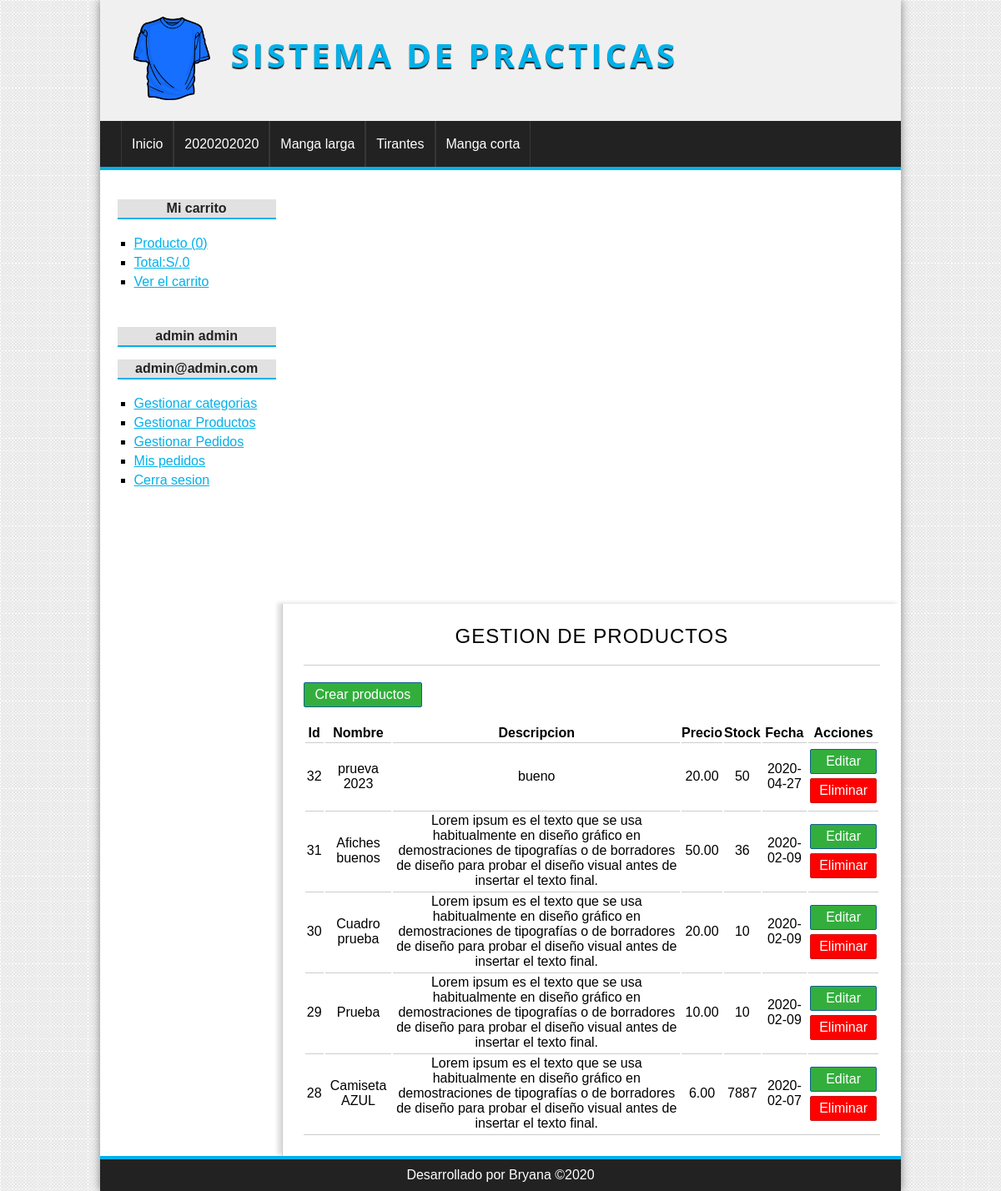
Page /producto/gestion (signed in) on the committed database.
### tables this page shows
CREATE TABLE IF NOT EXISTS `categorias` (
  `id` int(255) NOT NULL AUTO_INCREMENT,
  `nombre` varchar(100) NOT NULL,
  PRIMARY KEY (`id`)
);

CREATE TABLE IF NOT EXISTS `productos` (
  `id` int(255) NOT NULL AUTO_INCREMENT,
  `categoria_id` int(255) NOT NULL,
  `nombre` varchar(100) NOT NULL,
  `descripcion` text,
  `precio` float(100,2) NOT NULL,
  `stock` int(255) NOT NULL,
  `oferta` varchar(2) DEFAULT NULL,
  `fecha` date NOT NULL,
  `imagen` varchar(255) DEFAULT NULL,
  PRIMARY KEY (`id`),
  KEY `fk_producto_categoria` (`categoria_id`)
);

### config/db.php (called while the page is built)
<?php
class Database
{
	public static function connect()
	{
		$bd = new mysqli('localhost','root','','tienda_master');
		$bd ->query("SET NAMES 'UTF-8'");
		return $bd;
	}
}
?>

### helpers/utils.php (called while the page is built, shortened)
<?php
class Utils{
	public static function showCategorias(){
		require_once 'models/categoria.php';
		$categoria = new Categoria();
		$categorias = $categoria->getAll();
		return $categorias;
	}
}
?>

### models/categoria.php (called while the page is built, shortened)
<?php
class Categoria{
	private $db;
	public function __construct(){
		$this->db = Database::connect();
	}
	public function getAll(){
		$categorias = $this->db->query("SELECT * FROM categorias ORDER BY id DESC ");
		return $categorias;
	}
}
?>

### controllers/productoController.php (called while the page is built, shortened)
<?php
require_once 'models/producto.php';
class productoController{
	public function gestion(){
		$producto = new producto();
		$productos = $producto->getAll();
		require_once 'views/producto/gestion.php';
	}
}
?>

### models/producto.php (called while the page is built, shortened)
<?php
class producto{
    private $db;
	public function __construct(){
		$this->db = Database::connect();
	}
	public function getAll(){
		$productos = $this->db->query("SELECT * FROM productos ORDER BY id DESC");
		return $productos;
	}
}
?>

### views/producto/gestion.php (the view, shortened to what this page needs)
<h1>GESTION DE PRODUCTOS</h1>
<a href="<?=base_url?>producto/crear" class="button button-small">
Crear productos
</a>
<table >
	<tr>
		<th>Id</th>
		<th>Nombre</th>
		<th>Descripcion</th>
		<th>Precio</th>
		<th>Stock</th>
		<th>Fecha</th>
		<th>Acciones</th>
	</tr>
	<?php while ($pro = $productos->fetch_object()):?>
		<tr>
			<td><?= $pro->id;?></td>
			<td><?= $pro->nombre;?></td>
			<td><?= $pro->descripcion;?></td>
			<td><?= $pro->precio;?></td>
			<td><?= $pro->stock;?></td>
			<td><?= $pro->fecha;?></td>
			<td>
				<a class="button button-gestion" href="<?=base_url?>producto/editar&id=<?=$pro->id?>">Editar</a>
				<a class="button button-gestion button-red" href="<?=base_url?>producto/eliminar&id=<?=$pro->id?>">Eliminar</a>
			</td>
		</tr>
	<?php endwhile; ?>
</table>

### views/layout/header.php (shortened to what this page needs)
<!DOCTYPE html>
<html lang="es">
<head>
	<link rel="stylesheet" href="<?=base_url?>assets/css/styles.css">
</head>
<body>
	<div id="container">
		<header id="header">
			<div id="logo">
				<img src="<?=base_url?>assets/img/camiseta.png" alt="TIENDA ONLINE">
				<a href="<?=base_url?>">
					SISTEMA DE PRACTICAS
				</a>
			</div>
		</header>
		<?php $categorias = Utils::showCategorias();?>
		<nav id="menu" class="">
			<ul>
				<li>
					<a href="<?=base_url?>">Inicio</a>
				</li>
				<?php while ($cat = $categorias->fetch_object()): ?>
					<li>
						<a href="<?=base_url?>categoria/ver&id=<?=$cat->id?>"><?=$cat->nombre?></a>
					</li>
				<?php endwhile;?>
			</ul>
		</nav>
		<div id="content">

### assets/css/styles.css (style rules this page uses)
* { padding: 0px; margin: 0px; font-family: sans-serif, Helvetica, Arial; }
body { background: url(../img/bg.png); }
a { color: #01B1EA; }
table { text-align: center; width: 100%; border-bottom: 1px solid #ccc; }
td { border-top: 1px solid #ccc; padding: 2px; }
#container { width: 80%; margin: 0px auto; box-shadow: 0px 0px 10px gray; background: white; }
#header { height: 145px; background: #F0F0F0; }
#logo { padding: 20px; margin-left: 20px; float:left; }
#logo img { float:left; height: 100px; }
#logo a { float:left; font-size: 40px; letter-spacing: 4px; font-family: 'Open Sans', Helvetica, Arial; text-transform: uppercase; color: #01B1EA; font-weight: bold; text-decoration: none; margin-top: 18px; margin-left: 25px; text-shadow: 0px 2px 1px #222222; transition: all 300ms; }
#menu { clear:both; background: #222; color: white; height: 55px; border-bottom: 4px solid #01B1EA; }
#menu ul { list-style: none; text-decoration: none; margin: 0px auto; margin-left: 25px; }
#menu ul li { line-height: 55px; float:left; border-right: 1px solid #363636; }
#menu a { display: block; color: white; text-decoration: none; padding-left: 12px; padding-right: 12px; transition: all 300ms; }
#menu a:first-child { border-left: 1px solid #363636; }
#content { margin: 0px auto; overflow: hidden; background: white; }
input[type="button"], input[type="submit"], button, .button { display: block; border-radius: 2px; width: auto; padding: 5px; padding-left: 10px; padding-right: 10px; color: white; background: #2979CD; border: 1px solid #11608E; cursor:pointer; }
.button { background: #33AE3D; color: white !important; text-decoration: none; }
.button-small { width: 120px; text-align: center; margin-bottom: 20px; }
.button-gestion { margin-top: 5px; margin-bottom: 5px; }
.button-red { background: red; border: 1px solid #cf1717; }
#central h1 { font-size: 24px; font-weight: normal; letter-spacing: 1px; text-align: center; border-bottom: 1px solid #ccc; margin-bottom: 20px; padding: 20px; padding-top: 0px; }

### rows in the picture
categorias: nombre "2020202020"
categorias: nombre "Manga larga"
categorias: nombre "Tirantes"
categorias: nombre "Manga corta"
productos: id "32", nombre "prueva 2023", descripcion "bueno", precio "20.00", stock "50", fecha "2020-04-27"
productos: id "31", nombre "Afiches buenos", descripcion "Lorem ipsum es el texto que se usa habitualmente en diseño gráfico en demostraciones de tipografías o de borradores de diseño para probar el diseño visual antes de insertar el texto final.", precio "50.00", stock "36", fecha "2020-02-09"
productos: id "30", nombre "Cuadro prueba", descripcion "Lorem ipsum es el texto que se usa habitualmente en diseño gráfico en demostraciones de tipografías o de borradores de diseño para probar el diseño visual antes de insertar el texto final.", precio "20.00", stock "10", fecha "2020-02-09"
productos: id "29", nombre "Prueba", descripcion "Lorem ipsum es el texto que se usa habitualmente en diseño gráfico en demostraciones de tipografías o de borradores de diseño para probar el diseño visual antes de insertar el texto final.", precio "10.00", stock "10", fecha "2020-02-09"
productos: id "28", nombre "Camiseta AZUL", descripcion "Lorem ipsum es el texto que se usa habitualmente en diseño gráfico en demostraciones de tipografías o de borradores de diseño para probar el diseño visual antes de insertar el texto final.", precio "6.00", stock "7887", fecha "2020-02-07"

### other values in the picture
$stats['count'] "0"
$stats['total'] "0"
$_SESSION['identityt']->nombre "admin"
$_SESSION['identityt']->apellidos "admin"
$_SESSION['identityt']->email "admin@admin.com"
